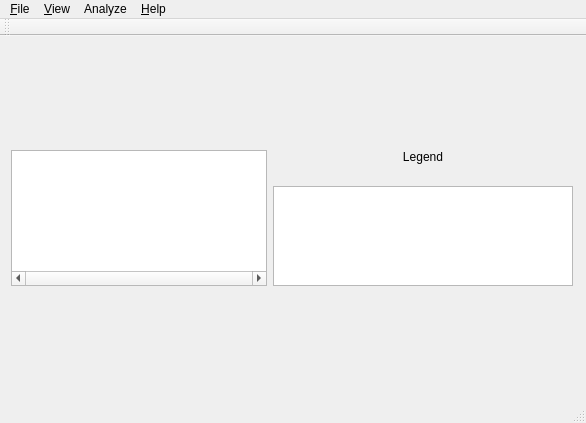
<?xml version="1.0" encoding="UTF-8"?>
<ui version="4.0">
 <class>MainWindow</class>
 <widget class="QMainWindow" name="MainWindow">
  <property name="geometry">
   <rect>
    <x>0</x>
    <y>0</y>
    <width>586</width>
    <height>423</height>
   </rect>
  </property>
  <property name="windowTitle">
   <string>MainWindow</string>
  </property>
  <widget class="QWidget" name="centralWidget">
   <property name="sizePolicy">
    <sizepolicy hsizetype="Maximum" vsizetype="Maximum">
     <horstretch>0</horstretch>
     <verstretch>0</verstretch>
    </sizepolicy>
   </property>
   <layout class="QVBoxLayout" name="verticalLayout_2">
    <item>
     <layout class="QHBoxLayout" name="horizontalLayout">
      <item>
       <widget class="PlotView" name="plotView">
        <property name="sizePolicy">
         <sizepolicy hsizetype="Maximum" vsizetype="Maximum">
          <horstretch>0</horstretch>
          <verstretch>0</verstretch>
         </sizepolicy>
        </property>
        <property name="verticalScrollBarPolicy">
         <enum>Qt::ScrollBarAsNeeded</enum>
        </property>
        <property name="horizontalScrollBarPolicy">
         <enum>Qt::ScrollBarAlwaysOn</enum>
        </property>
        <property name="sceneRect">
         <rectf>
          <x>0.000000000000000</x>
          <y>0.000000000000000</y>
          <width>100.000000000000000</width>
          <height>100.000000000000000</height>
         </rectf>
        </property>
       </widget>
      </item>
      <item>
       <layout class="QVBoxLayout" name="verticalLayout">
        <property name="sizeConstraint">
         <enum>QLayout::SetMinimumSize</enum>
        </property>
        <item>
         <widget class="QLabel" name="label">
          <property name="sizePolicy">
           <sizepolicy hsizetype="Preferred" vsizetype="Minimum">
            <horstretch>0</horstretch>
            <verstretch>0</verstretch>
           </sizepolicy>
          </property>
          <property name="maximumSize">
           <size>
            <width>16777215</width>
            <height>30</height>
           </size>
          </property>
          <property name="text">
           <string>Legend</string>
          </property>
          <property name="alignment">
           <set>Qt::AlignHCenter|Qt::AlignTop</set>
          </property>
         </widget>
        </item>
        <item>
         <widget class="QListView" name="listView">
          <property name="sizePolicy">
           <sizepolicy hsizetype="Expanding" vsizetype="Expanding">
            <horstretch>0</horstretch>
            <verstretch>0</verstretch>
           </sizepolicy>
          </property>
          <property name="maximumSize">
           <size>
            <width>300</width>
            <height>100</height>
           </size>
          </property>
          <property name="layoutDirection">
           <enum>Qt::LeftToRight</enum>
          </property>
          <property name="movement">
           <enum>QListView::Static</enum>
          </property>
          <property name="gridSize">
           <size>
            <width>2</width>
            <height>4</height>
           </size>
          </property>
         </widget>
        </item>
       </layout>
      </item>
     </layout>
    </item>
   </layout>
  </widget>
  <widget class="QMenuBar" name="menuBar">
   <property name="geometry">
    <rect>
     <x>0</x>
     <y>0</y>
     <width>586</width>
     <height>30</height>
    </rect>
   </property>
   <property name="nativeMenuBar">
    <bool>true</bool>
   </property>
   <widget class="QMenu" name="menu_File">
    <property name="title">
     <string>&amp;File</string>
    </property>
    <addaction name="action_Load"/>
    <addaction name="action_quit"/>
   </widget>
   <widget class="QMenu" name="menuView">
    <property name="title">
     <string>&amp;View</string>
    </property>
   </widget>
   <widget class="QMenu" name="menu_Help">
    <property name="title">
     <string>&amp;Help</string>
    </property>
    <addaction name="action_About"/>
   </widget>
   <widget class="QMenu" name="menuAnalyze">
    <property name="title">
     <string>Analyze</string>
    </property>
    <addaction name="actionSignal_durations"/>
   </widget>
   <addaction name="menu_File"/>
   <addaction name="menuView"/>
   <addaction name="menuAnalyze"/>
   <addaction name="menu_Help"/>
  </widget>
  <widget class="QToolBar" name="mainToolBar">
   <attribute name="toolBarArea">
    <enum>TopToolBarArea</enum>
   </attribute>
   <attribute name="toolBarBreak">
    <bool>false</bool>
   </attribute>
  </widget>
  <widget class="QStatusBar" name="statusBar"/>
  <action name="action_Load">
   <property name="text">
    <string>&amp;Load</string>
   </property>
  </action>
  <action name="action_quit">
   <property name="text">
    <string>&amp;Quit</string>
   </property>
  </action>
  <action name="action_About">
   <property name="text">
    <string>&amp;About</string>
   </property>
  </action>
  <action name="actionSignal_durations">
   <property name="text">
    <string>Signal durations</string>
   </property>
  </action>
 </widget>
 <layoutdefault spacing="6" margin="11"/>
 <customwidgets>
  <customwidget>
   <class>PlotView</class>
   <extends>QGraphicsView</extends>
   <header location="global">plotview.h</header>
  </customwidget>
 </customwidgets>
 <resources/>
 <connections>
  <connection>
   <sender>action_quit</sender>
   <signal>activated()</signal>
   <receiver>MainWindow</receiver>
   <slot>close()</slot>
   <hints>
    <hint type="sourcelabel">
     <x>-1</x>
     <y>-1</y>
    </hint>
    <hint type="destinationlabel">
     <x>292</x>
     <y>211</y>
    </hint>
   </hints>
  </connection>
 </connections>
</ui>
